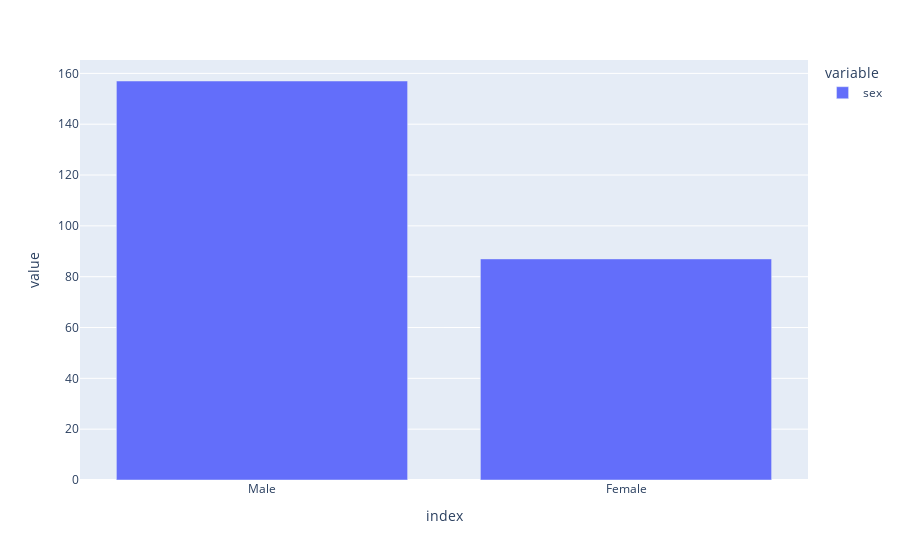

Write notebook code for a chart like this one.
### Code cell
import plotly.express as pltx
pltx.bar(df.sex.value_counts())

### Figure 1 — Plotly figure (JSON) as saved in the notebook; plotly's stock layout.template omitted (floating-point values rounded to 4 significant figures)
{"data": [{"alignmentgroup": "True", "hovertemplate": "variable=sex<br>index=%{x}<br>value=%{y}<extra></extra>", "legendgroup": "sex", "marker": {"color": "#636efa", "pattern": {"shape": ""}}, "name": "sex", "offsetgroup": "sex", "orientation": "v", "showlegend": true, "textposition": "auto", "type": "bar", "x": ["Male", "Female"], "xaxis": "x", "y": [157, 87], "yaxis": "y"}], "layout": {"barmode": "relative", "legend": {"title": {"text": "variable"}, "tracegroupgap": 0}, "margin": {"t": 60}, "xaxis": {"anchor": "y", "domain": [0, 1], "title": {"text": "index"}}, "yaxis": {"anchor": "x", "domain": [0, 1], "title": {"text": "value"}}}}
